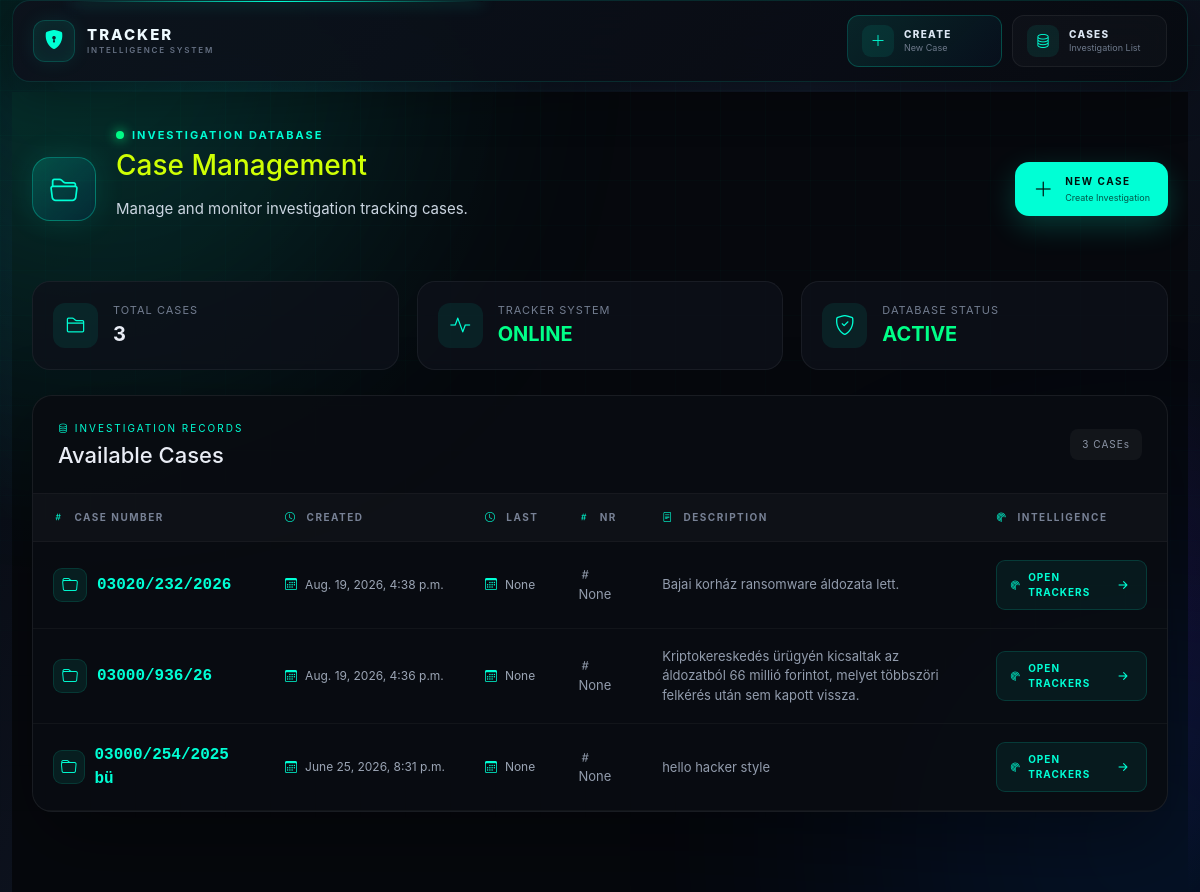
Page / (signed in) on the earlier database version.
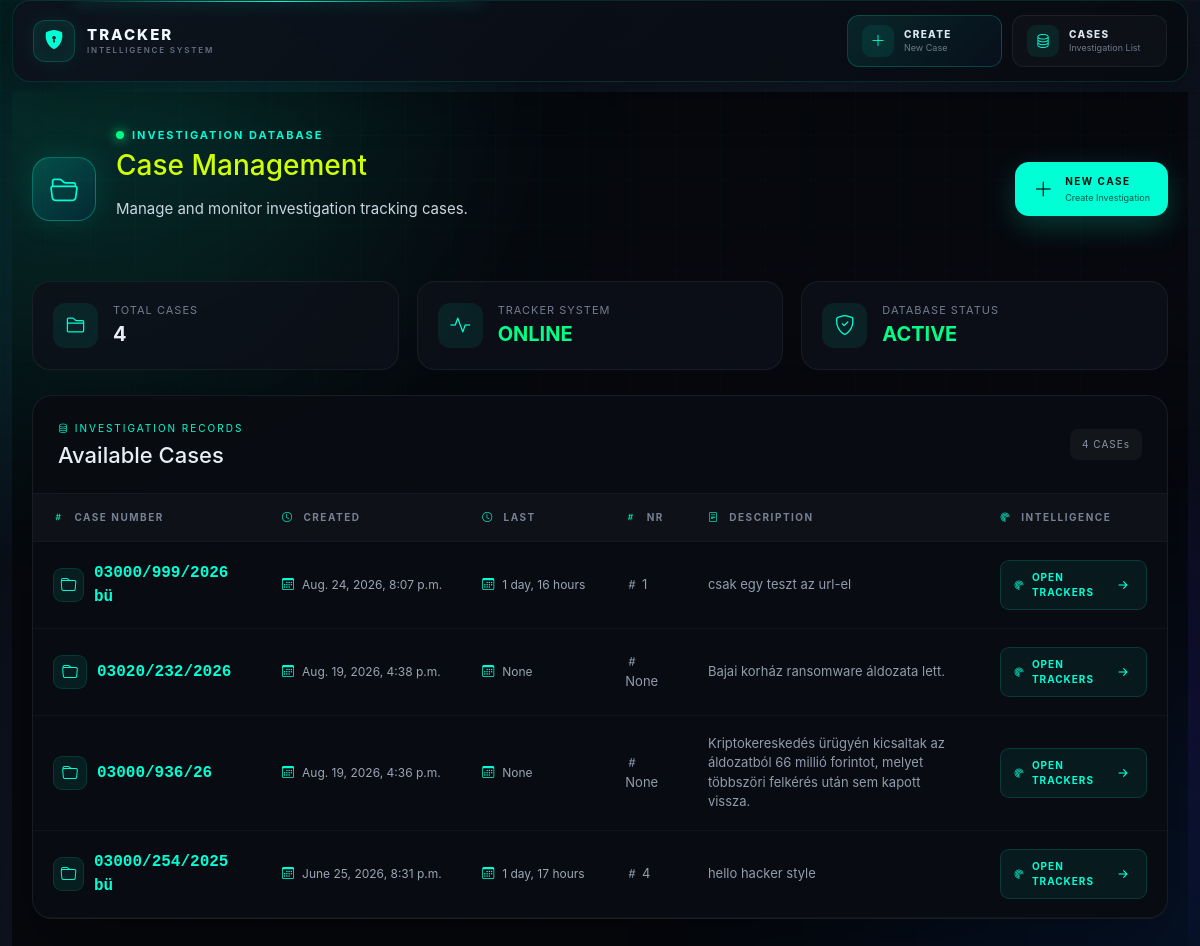
Same page on the later database version.
### tracker/models.py (models this page shows)
class Case(models.Model):
    url_id = ShortUUIDField(editable=False,unique=True)
    created = models.DateTimeField(auto_now_add=True)
    case_number = models.CharField(max_length=50, null=True, blank=True)
    description = models.TextField(null=True, blank=True)
    created = models.DateTimeField(auto_now_add=True)
    owner = models.ForeignKey(User, on_delete=models.CASCADE)
    redirect_url = models.CharField(max_length=200, null=True, blank=True)
    @property
    def get_all_trackers(self):
        trackers = Tracker.objects.filter(case=self)
        return trackers
    @property
    def get_last_tracker(self):
        tracker = Tracker.objects.filter(case=self).order_by('-created').first()
        if tracker is not None:
            return tracker
        else:
            return "None"

class Tracker(models.Model):
    case = models.ForeignKey('Case', on_delete=models.CASCADE)
    created = models.DateTimeField(auto_now_add=True)
    ip_address = models.GenericIPAddressField(null=True, blank=True)
    x_forwarded_for = models.TextField(null=True, blank=True)
    user_agent = models.TextField(null=True, blank=True)
    referer = models.TextField(null=True, blank=True)
    browser = models.CharField(max_length=100, null=True, blank=True)
    platform = models.CharField(max_length=100, null=True, blank=True)
    mobile = models.CharField(max_length=100, null=True, blank=True)
    latitude = models.FloatField(null=True, blank=True)
    longitude = models.FloatField(null=True, blank=True)
    accuracy = models.IntegerField(null=True, blank=True)
    timestamp = models.IntegerField(blank=True, null=True)

### tracker/views.py (the view)
# urls.py: path('',list_case_url_view,name='list_case_url_view'),
@login_required(login_url='/login')
def list_case_url_view(request):
    user = request.user
    objs = Case.objects.filter(owner=user).order_by("-created")
    template = "tracker/list_case_url.html"
    context = {"objs": objs,"app_domain":APP_DOMAIN}
    return render(request, template, context)

### templates/tracker/list_case_url.html (shortened to what the changed rows need)
{% extends 'main/base.html' %}
{% block content %}
<div class="cyber-page">
    <div class="cyber-container">
        <div class="page-header">
            <div class="header-left">
                <div>
                    <h1>Case Management</h1>
                </div>
            </div>
        </div>
        <div class="stats-grid">
            <div class="stat-card">
                <div>
                    <span>Total Cases</span>
                    <strong>{{ objs|length }}</strong>
                </div>
            </div>
        </div>
        <div class="table-card">
            <div class="table-header">
                <div>
                    <span class="section-label">
                    </span>
                    <h2>Available Cases</h2>
                </div>
                <div class="record-count">
                    {{ objs|length }} CASE{{ objs|length|pluralize }}
                </div>
            </div>
            <div class="table-responsive">
                <table class="case-table">
                    <thead>
                        <tr>
                            <th>
                                <i class="bi bi-hash"></i>
                                Case Number
                            </th>
                            <th>
                                <i class="bi bi-clock"></i>
                                Created
                            </th>
                            <th>
                                <i class="bi bi-clock"></i>
                                Last
                            </th>
                            <th>
                                <i class="bi bi-hash"></i>
                                NR
                            </th>
                            <th>
                                <i class="bi bi-file-text"></i>
                                Description
                            </th>
                            <th>
                                <i class="bi bi-radar"></i>
                                Intelligence
                            </th>
                        </tr>
                    </thead>
                    <tbody>
                        {% for obj in objs %}
                        <tr>
                            <td>
                                <a href="{% url 'show_trackers_view' case_id=obj.pk %}"
                                   class="case-number">
                                    <span class="case-icon">
                                        <i class="bi bi-folder"></i>
                                    </span>
                                    {{ obj.case_number }}
                                </a>
                            </td>
                            <td>
                                <div class="case-date">
                                    <i class="bi bi-calendar3"></i>
                                    {{ obj.created  }}
                                </div>
                            </td>
                            <td>
                                <div class="case-date">
                                    <i class="bi bi-calendar3"></i>
                                    {{ obj.get_last_tracker.created | timesince | default:"None" }}
                                </div>
                            </td>
                            <td>
                                <div class="case-description">
                                    <i class="bi bi-hash"></i>
                                    {{ obj.get_all_trackers.count|default:"None" }}
                                </div>
                            </td>
                            <td>
                                <div class="case-description">
                                    {{ obj.description|default:"No description available." }}
                                </div>
                            </td>
                            <td>
                                <a href="{% url 'show_trackers_view' case_id=obj.pk %}"
                                   class="tracker-view-btn">
                                    <i class="bi bi-radar"></i>
                                    <span>OPEN TRACKERS</span>
                                    <i class="bi bi-arrow-right-short arrow"></i>
                                </a>
                            </td>
                        </tr>
                        {% endfor %}
                    </tbody>
                </table>
            </div>
        </div>
    </div>
</div>
{% endblock content %}

Differences in the rows shown:
added Case: case_number "03000/999/2026 bü", created "Aug. 24, 2026, 8:07 p.m.", get_last_tracker.created "1 day, 16 hours", get_all_trackers.count "1", description "csak egy teszt az url-el"
computed for Case "hello hacker style": get_last_tracker.created "None" → "1 day, 17 hours"; get_all_trackers.count "None" → "4"
Other differences:
{{ objs|length }}: "3" → "4"
